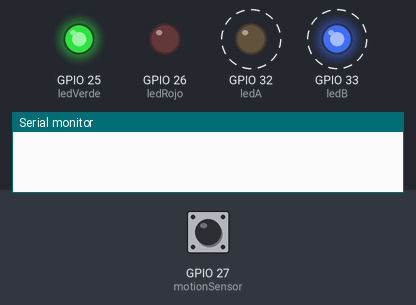
Recording of a sketch running on a simulated ESP32. On the bench: output pins drawn as LEDs (lit = HIGH), the last lines printed to the serial monitor. Dashed ring = blinking. The inputs (shaded band) are chosen by the test bench; at power-on: GPIO 27 (motionSensor) HIGH.

Above: at 0.75 s.
1.3 s: GPIO 27 (motionSensor) pulsed LOW 2 times (0.12 s each, 0.3 s apart)
At 1.65 s:
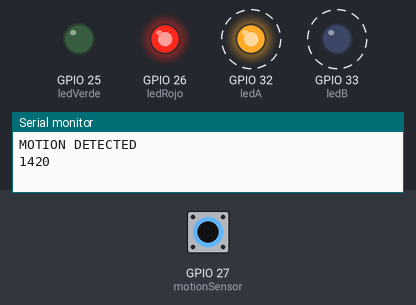
4.3 s: GPIO 27 (motionSensor) pulsed LOW 5 times (0.12 s each, 0.3 s apart)
At 5.25 s:
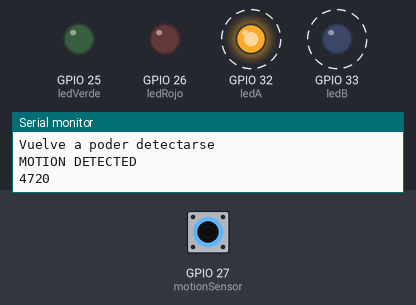
Timing chart, 0 to 13.3 s (numbered marks = the images above; inputs shaded):
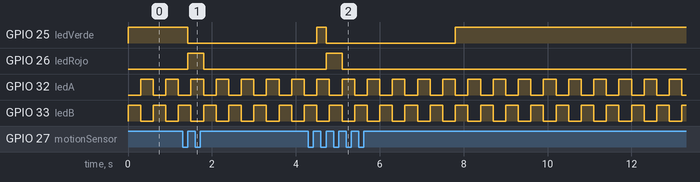

Measured:
- after the input at 1.3 s, GPIO 25 (ledVerde): HIGH → LOW after 0.12 s; GPIO 26 (ledRojo): LOW → HIGH after 0.12 s, → LOW 0.38 s later
- after the input at 4.3 s, GPIO 26 (ledRojo): LOW → HIGH after 0.42 s, → LOW 0.38 s later
- by itself, GPIO 32 (ledA), GPIO 33 (ledB): alternates HIGH for 0.30 s and LOW for 0.30 s

The sketch:

sketch_detectarSolo1Vez.ino
```cpp
#define TIEMPOLEDROJO 300

const int motionSensor = 27;
const int ledRojo = 26;
const int ledVerde = 25;
const int ledA = 32;
const int ledB = 33;


unsigned long momentoInterrupcion = 0;
unsigned long momentoActual = 0;
unsigned long periodo = 3000;
boolean timerActivo = false;
boolean luzEncendida = false;

boolean encender = true;

void detectsMovement() {
  // Desactivamos esta interrupción
  detachInterrupt(digitalPinToInterrupt(motionSensor));
  Serial.println("MOTION DETECTED");
  // Apuntamos en qué momento ha ocurrido
  momentoInterrupcion = millis();
  Serial.println(momentoInterrupcion);
  // La ponemos a true para que vuelva a tener en cuenta el periodo de tiempo
  timerActivo = true;
  luzEncendida = true;
  digitalWrite(ledRojo, HIGH);
  digitalWrite(ledVerde, LOW);
}

void setup() {
  // put your setup code here, to run once:
  Serial.begin(115200);

  pinMode(motionSensor, INPUT_PULLUP);
  // Set motionSensor pin as interrupt, assign interrupt function and set RISING mode
  attachInterrupt(digitalPinToInterrupt(motionSensor), detectsMovement, RISING);

  pinMode(ledRojo, OUTPUT);
  pinMode(ledVerde, OUTPUT);
  pinMode(ledA, OUTPUT);
  pinMode(ledB, OUTPUT);

  digitalWrite(ledRojo, LOW);
  digitalWrite(ledVerde, HIGH);
  digitalWrite(ledA, !encender);
  digitalWrite(ledB, encender);
}

void loop() {
  if (luzEncendida) {
    delay(TIEMPOLEDROJO);
    luzEncendida = false;
    digitalWrite(ledRojo, LOW);
  } else delay(300);
  digitalWrite(ledA, encender);
  digitalWrite(ledB, !encender);
  encender = !encender;

  momentoActual = millis();
  if (timerActivo && ((momentoActual - momentoInterrupcion) > periodo)) {
    Serial.println("Vuelve a poder detectarse");
    timerActivo = false;
    digitalWrite(ledVerde, HIGH);
    // Como ya ha pasado cierto tiempo, activamos otra vez la interrupción
    attachInterrupt(digitalPinToInterrupt(motionSensor), detectsMovement, RISING);
  }
}
```
